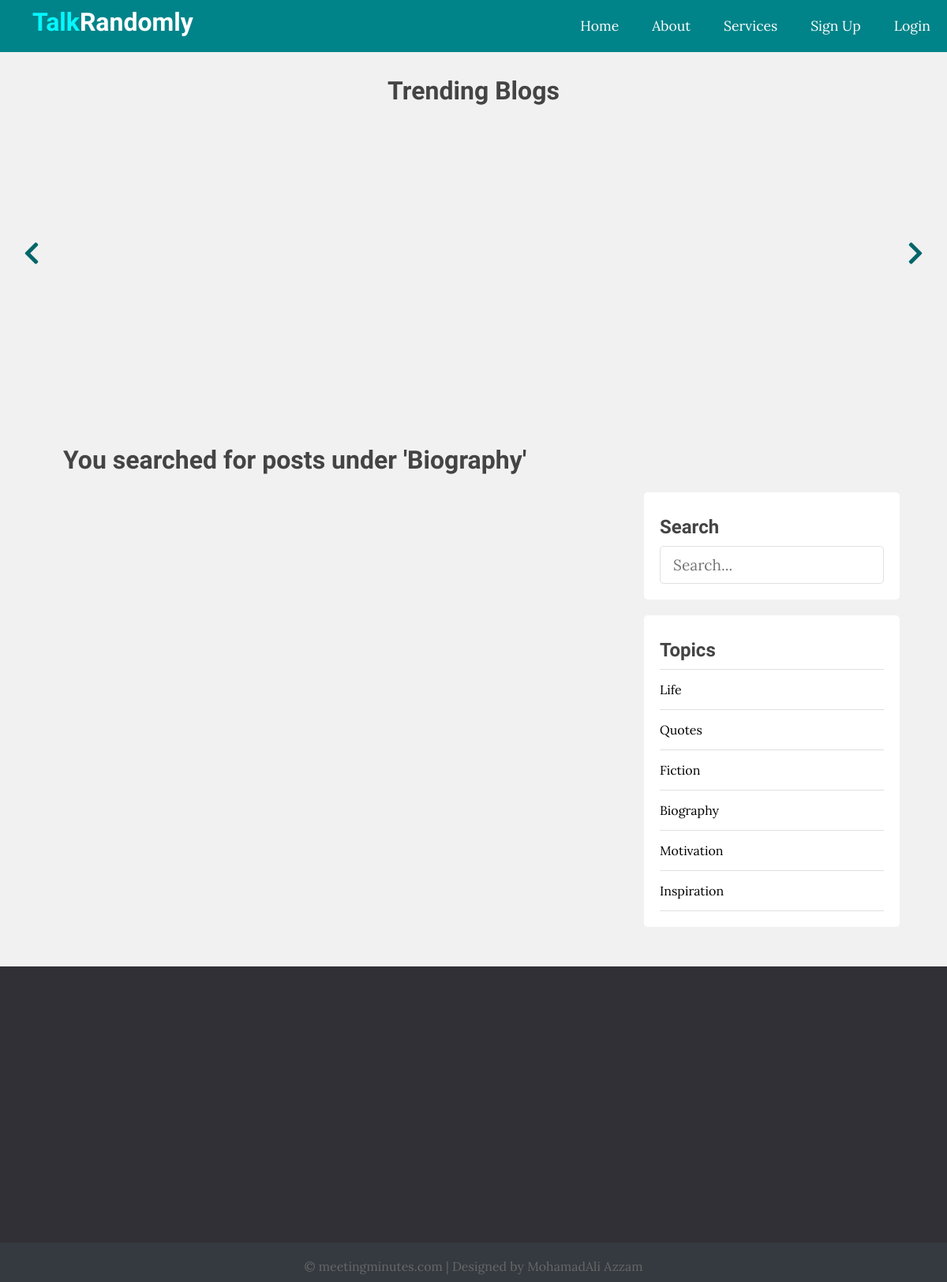
The app's page /index.php?t_id=6&name=Biography with its own data.
### tables this page shows
CREATE TABLE `topics` (
  `id` int(11) NOT NULL,
  `name` varchar(100) NOT NULL,
  `description` text NOT NULL
);

### app/controllers/topics.php (called while the page is built, shortened)
<?php
include ROOT_PATH . '/app/database/db.php';
$table = 'topics';
$topics = selectAll($table);

### app/database/db.php (called while the page is built, shortened)
<?php
require 'connect.php';
function selectAll($table, $conditions = [])
{
    global $conn;
    $sql = "SELECT * FROM $table";
    if (empty($conditions)) {
        $stmt = $conn->prepare($sql);
        $stmt->execute();
        $records = $stmt->get_result()->fetch_all(MYSQLI_ASSOC);
        return $records;
    }
}

### index.php (the view, shortened to what this page needs)
<?php
include ROOT_PATH . '/app/controllers/topics.php';
$postsTitle = 'Recent Posts';
if (isset($_GET['t_id'])) {
    $postsTitle = "You searched for posts under '" . $_GET['name'] . "'";
} else if (isset($_POST['search-term'])) {
    $postsTitle = "You searched for '" . $_POST['search-term'] . "'";
    $posts = searchPosts($_POST['search-term']);
} else {
    $posts = getPublishedPosts();
}
?>
<!DOCTYPE html>
<html lang="en">
<head>
    <link rel="stylesheet" href="https://use.fontawesome.com/releases/v5.8.2/css/all.css">
    <link rel="stylesheet" href="assets/css/style.css">
</head>
<body>
    <?php include ROOT_PATH . '/app/includes/header.php'; ?>
    <div class="page-wrapper">
        <div class="post-slider">
            <h1 class="slider-title">Trending Blogs</h1>
            <i class="fa fa-chevron-left prev"></i>
            <i class="fa fa-chevron-right next"></i>
            <div class="post-wrapper">
            </div>
        </div>
        <div class="content clearfix">
            <div class="main-content">
                <h1 class="recent-post-title"><?php echo $postsTitle; ?></h1>
            </div>
            <div class="sidebar">
                <div class="section search">
                    <h2 class="section-title">Search</h2>
                    <form action="index.php" method="post">
                        <input type="text" name="search-term" class="text-input" placeholder="Search...">
                    </form>
                </div>
                <div class="section topics">
                    <h2 class="section-title">Topics</h2>
                    <ul>
                        <?php foreach ($topics as $key => $topic) : ?>
                            <li><a href="<?php echo BASE_URL . '/index.php?t_id=' . $topic['id'] . '&name=' . $topic['name']; ?>"><?php echo $topic['name']; ?></a></li>
                        <?php endforeach; ?>
                    </ul>
                </div>
            </div>
        </div>
    </div>
    <?php include ROOT_PATH . '/app/includes/footer.php'; ?>
</body>
</html>

### assets/css/style.css (style rules this page uses)
* { box-sizing: border-box; }
html, body { height: 100%; padding: 0px; margin: 0px; background: #f1f1f1; font-family: 'Lora', serif; }
h1, h2, h3, h4, h5, h6 { font-family: 'Candal', serif; color: #444; margin: 5px; }
a { text-decoration: none; color: inherit; }
.clearfix::after { content: ''; display: block; clear: both; }
.text-input { padding: .7rem 1rem; display: block; width: 100%; border-radius: 5px; border: 1px solid #e0e0e0; outline: none; color: #444; line-height: 1.5rem; font-size: 1.2em; font-family: 'Lora', serif; }
.page-wrapper { min-height: 100%; }
.post-slider { position: relative; }
.post-slider .slider-title { text-align: center; margin: 30px auto; }
.post-slider .next { position: absolute; top: 50%; right: 30px; font-size: 2em; color: #006669; cursor: pointer; }
.post-slider .prev { position: absolute; top: 50%; left: 30px; font-size: 2em; color: #006669; cursor: pointer; }
.post-slider .post-wrapper { width: 84%; height: 350px; margin: 0 auto; overflow: hidden; padding: 10px 0 10px 0; }
.content { width: 90%; margin: 30px auto 30px; }
.content .main-content { width: 70%; float: left; }
.content .main-content .recent-post-title { margin: 20px; }
.content .sidebar { width: 30%; float: left; }
.content .sidebar .section { background: #fff; padding: 20px; border-radius: 5px; margin-bottom: 20px; }
.content .sidebar .section .section-title { margin: 10px 0 10px 0; }
.content .sidebar .section.search { margin-top: 80px; }
.content .sidebar .section.topics ul { margin: 0; padding: 0; list-style: none; border-top: 1px solid #e0e0e0; }
.content .sidebar .section.topics ul li a { display: block; padding: 15px 0 15px 0; border-bottom: 1px solid #e0e0e0; transition: all .3s; }

### records on screen
topics: name "Life"
topics: name "Quotes"
topics: name "Fiction"
topics: name "Biography"
topics: name "Motivation"
topics: name "Inspiration"

### other values on screen
$postsTitle "You searched for posts under 'Biography'"
